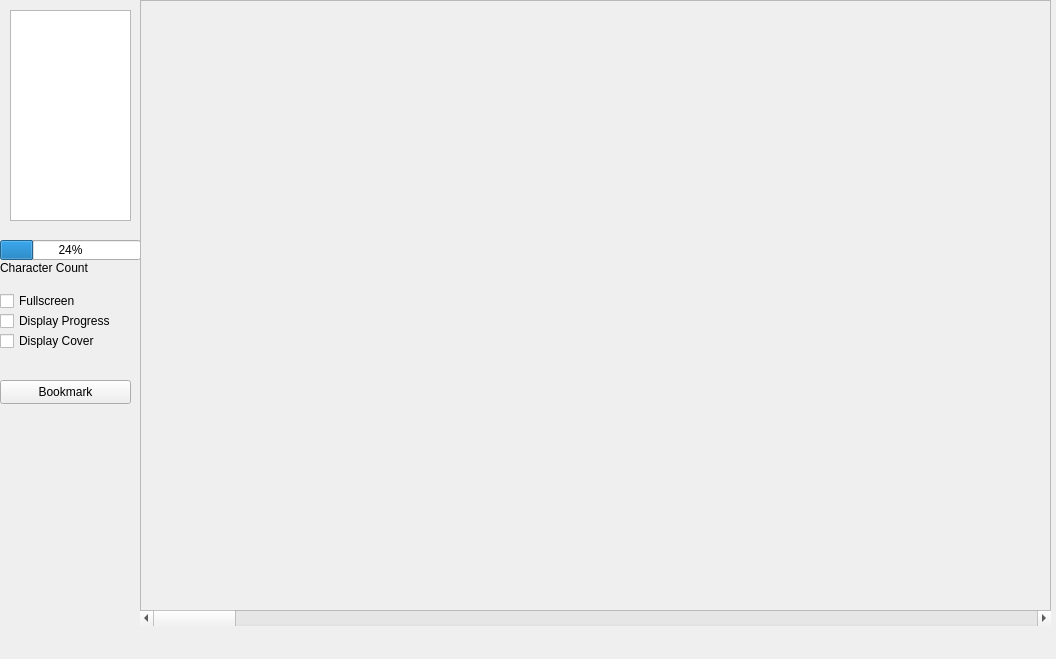
<?xml version="1.0" encoding="UTF-8"?>
<ui version="4.0">
 <class>ReaderWindow</class>
 <widget class="QMainWindow" name="ReaderWindow">
  <property name="geometry">
   <rect>
    <x>0</x>
    <y>0</y>
    <width>1056</width>
    <height>659</height>
   </rect>
  </property>
  <property name="windowTitle">
   <string>MainWindow</string>
  </property>
  <widget class="QWidget" name="centralwidget">
   <widget class="QProgressBar" name="progressBar">
    <property name="geometry">
     <rect>
      <x>0</x>
      <y>240</y>
      <width>141</width>
      <height>20</height>
     </rect>
    </property>
    <property name="value">
     <number>24</number>
    </property>
   </widget>
   <widget class="QScrollArea" name="scrollArea">
    <property name="geometry">
     <rect>
      <x>140</x>
      <y>0</y>
      <width>911</width>
      <height>611</height>
     </rect>
    </property>
    <property name="widgetResizable">
     <bool>true</bool>
    </property>
    <widget class="QWidget" name="scrollAreaWidgetContents">
     <property name="geometry">
      <rect>
       <x>0</x>
       <y>0</y>
       <width>909</width>
       <height>609</height>
      </rect>
     </property>
    </widget>
   </widget>
   <widget class="QCheckBox" name="displayProgress">
    <property name="geometry">
     <rect>
      <x>0</x>
      <y>310</y>
      <width>121</width>
      <height>22</height>
     </rect>
    </property>
    <property name="text">
     <string>Display Progress</string>
    </property>
   </widget>
   <widget class="QCheckBox" name="Fullscreen">
    <property name="geometry">
     <rect>
      <x>0</x>
      <y>290</y>
      <width>77</width>
      <height>22</height>
     </rect>
    </property>
    <property name="text">
     <string>Fullscreen</string>
    </property>
   </widget>
   <widget class="QScrollBar" name="scrollBar">
    <property name="geometry">
     <rect>
      <x>140</x>
      <y>610</y>
      <width>911</width>
      <height>16</height>
     </rect>
    </property>
    <property name="orientation">
     <enum>Qt::Orientation::Horizontal</enum>
    </property>
   </widget>
   <widget class="QGraphicsView" name="coverDisplay">
    <property name="geometry">
     <rect>
      <x>10</x>
      <y>10</y>
      <width>121</width>
      <height>211</height>
     </rect>
    </property>
   </widget>
   <widget class="QCheckBox" name="displayCover">
    <property name="geometry">
     <rect>
      <x>0</x>
      <y>330</y>
      <width>101</width>
      <height>22</height>
     </rect>
    </property>
    <property name="text">
     <string>Display Cover</string>
    </property>
   </widget>
   <widget class="QLabel" name="charLabel">
    <property name="geometry">
     <rect>
      <x>0</x>
      <y>260</y>
      <width>91</width>
      <height>16</height>
     </rect>
    </property>
    <property name="text">
     <string>Character Count</string>
    </property>
   </widget>
   <widget class="QPushButton" name="bookmarkBtn">
    <property name="geometry">
     <rect>
      <x>0</x>
      <y>380</y>
      <width>131</width>
      <height>24</height>
     </rect>
    </property>
    <property name="text">
     <string>Bookmark</string>
    </property>
   </widget>
  </widget>
  <widget class="QMenuBar" name="menubar">
   <property name="geometry">
    <rect>
     <x>0</x>
     <y>0</y>
     <width>1056</width>
     <height>21</height>
    </rect>
   </property>
  </widget>
 </widget>
 <resources/>
 <connections/>
</ui>
